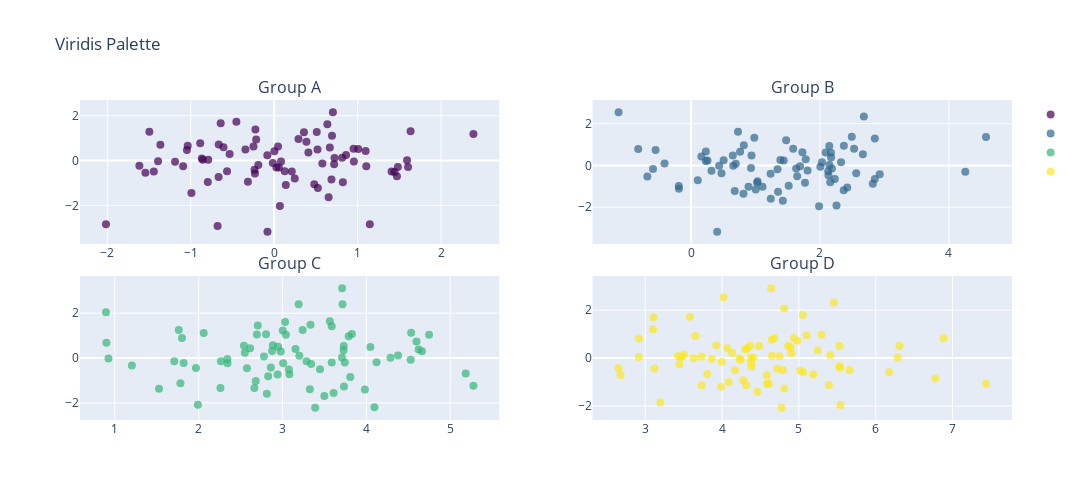
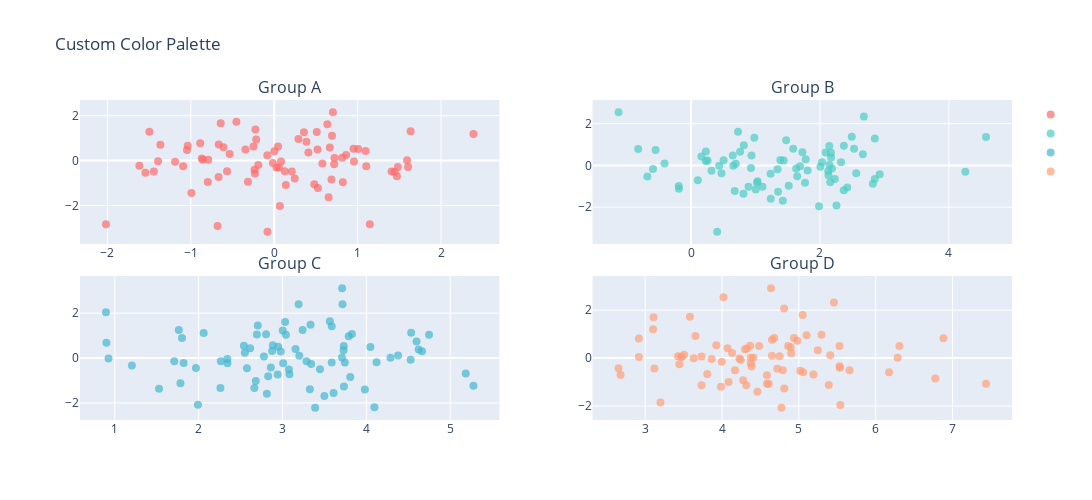

These figures' notebook cell, in order:
### Markdown cell above
## 5. Custom Color Schemes

Define custom color palettes for your data groups.

### Code cell
# Create grouped data
groups = ['Group A', 'Group B', 'Group C', 'Group D']
group_data = []

for i, group in enumerate(groups):
    data = np.random.randn(80, 2) + np.array([i * 1.5, 0])
    group_data.append({
        'data': data,
        'group': group,
        'plot_type': 'scatter',
        'title': f'{group}'
    })

df_grouped = pd.DataFrame(group_data)

# Method 1: Use built-in palette
grid1 = PlotGrid.from_dataframe(
    df_grouped,
    group_by='group',
    color_scheme=ColorScheme(palette='viridis', alpha=0.7),
    config=PlotConfig(title="Viridis Palette", figsize=(12, 5)),
    layout=GridLayoutConfig(rows=1, cols=4),
    backend='plotly'
)

fig1 = grid1.plot()
fig1.show()

# Method 2: Custom color mapping
custom_colors = ColorScheme(
    group_colors={
        'Group A': '#FF6B6B',  # Red
        'Group B': '#4ECDC4',  # Teal
        'Group C': '#45B7D1',  # Blue
        'Group D': '#FFA07A',  # Orange
    },
    alpha=0.6
)

grid2 = PlotGrid.from_dataframe(
    df_grouped,
    group_by='group',
    color_scheme=custom_colors,
    config=PlotConfig(title="Custom Color Palette", figsize=(12, 5)),
    layout=GridLayoutConfig(rows=1, cols=4),
    backend='plotly'
)

fig2 = grid2.plot()
fig2.show()

print("\n✓ Custom color schemes demonstrated")
print("Palettes: viridis (built-in), custom hex colors")
